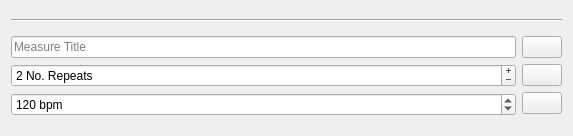
<?xml version="1.0" encoding="UTF-8"?>
<ui version="4.0">
 <class>Measure</class>
 <widget class="QWidget" name="Measure">
  <property name="geometry">
   <rect>
    <x>0</x>
    <y>0</y>
    <width>573</width>
    <height>136</height>
   </rect>
  </property>
  <property name="windowTitle">
   <string>Form</string>
  </property>
  <layout class="QVBoxLayout" name="verticalLayout">
   <item>
    <widget class="Line" name="line">
     <property name="orientation">
      <enum>Qt::Horizontal</enum>
     </property>
    </widget>
   </item>
   <item>
    <layout class="QHBoxLayout" name="horizontalLayout">
     <item>
      <layout class="QVBoxLayout" name="vLayout_data">
       <item>
        <widget class="QLineEdit" name="le_title">
         <property name="placeholderText">
          <string>Measure Title</string>
         </property>
         <property name="clearButtonEnabled">
          <bool>true</bool>
         </property>
        </widget>
       </item>
       <item>
        <widget class="QSpinBox" name="spn_numberOfRepeats">
         <property name="wrapping">
          <bool>false</bool>
         </property>
         <property name="frame">
          <bool>true</bool>
         </property>
         <property name="alignment">
          <set>Qt::AlignLeading|Qt::AlignLeft|Qt::AlignVCenter</set>
         </property>
         <property name="buttonSymbols">
          <enum>QAbstractSpinBox::PlusMinus</enum>
         </property>
         <property name="showGroupSeparator" stdset="0">
          <bool>false</bool>
         </property>
         <property name="suffix">
          <string> No. Repeats</string>
         </property>
         <property name="prefix">
          <string/>
         </property>
         <property name="minimum">
          <number>1</number>
         </property>
         <property name="maximum">
          <number>999999999</number>
         </property>
         <property name="value">
          <number>2</number>
         </property>
        </widget>
       </item>
       <item>
        <widget class="QSpinBox" name="spn_beatsPerMinute">
         <property name="suffix">
          <string> bpm</string>
         </property>
         <property name="minimum">
          <number>5</number>
         </property>
         <property name="maximum">
          <number>280</number>
         </property>
         <property name="value">
          <number>120</number>
         </property>
         <property name="displayIntegerBase">
          <number>10</number>
         </property>
        </widget>
       </item>
      </layout>
     </item>
     <item>
      <layout class="QVBoxLayout" name="vLayout_buttons">
       <item>
        <widget class="QPushButton" name="btn_moveUp">
         <property name="text">
          <string/>
         </property>
         <property name="icon">
          <iconset resource="../../resources.qrc">
           <normaloff>:/icons/move_up</normaloff>:/icons/move_up</iconset>
         </property>
        </widget>
       </item>
       <item>
        <widget class="QPushButton" name="btn_moveDown">
         <property name="text">
          <string/>
         </property>
         <property name="icon">
          <iconset resource="../../resources.qrc">
           <normaloff>:/icons/move_down</normaloff>:/icons/move_down</iconset>
         </property>
        </widget>
       </item>
       <item>
        <widget class="QPushButton" name="btn_delete">
         <property name="text">
          <string/>
         </property>
         <property name="icon">
          <iconset resource="../../resources.qrc">
           <normaloff>:/icons/delete</normaloff>:/icons/delete</iconset>
         </property>
        </widget>
       </item>
      </layout>
     </item>
    </layout>
   </item>
  </layout>
 </widget>
 <resources>
  <include location="../../resources.qrc"/>
 </resources>
 <connections/>
</ui>
